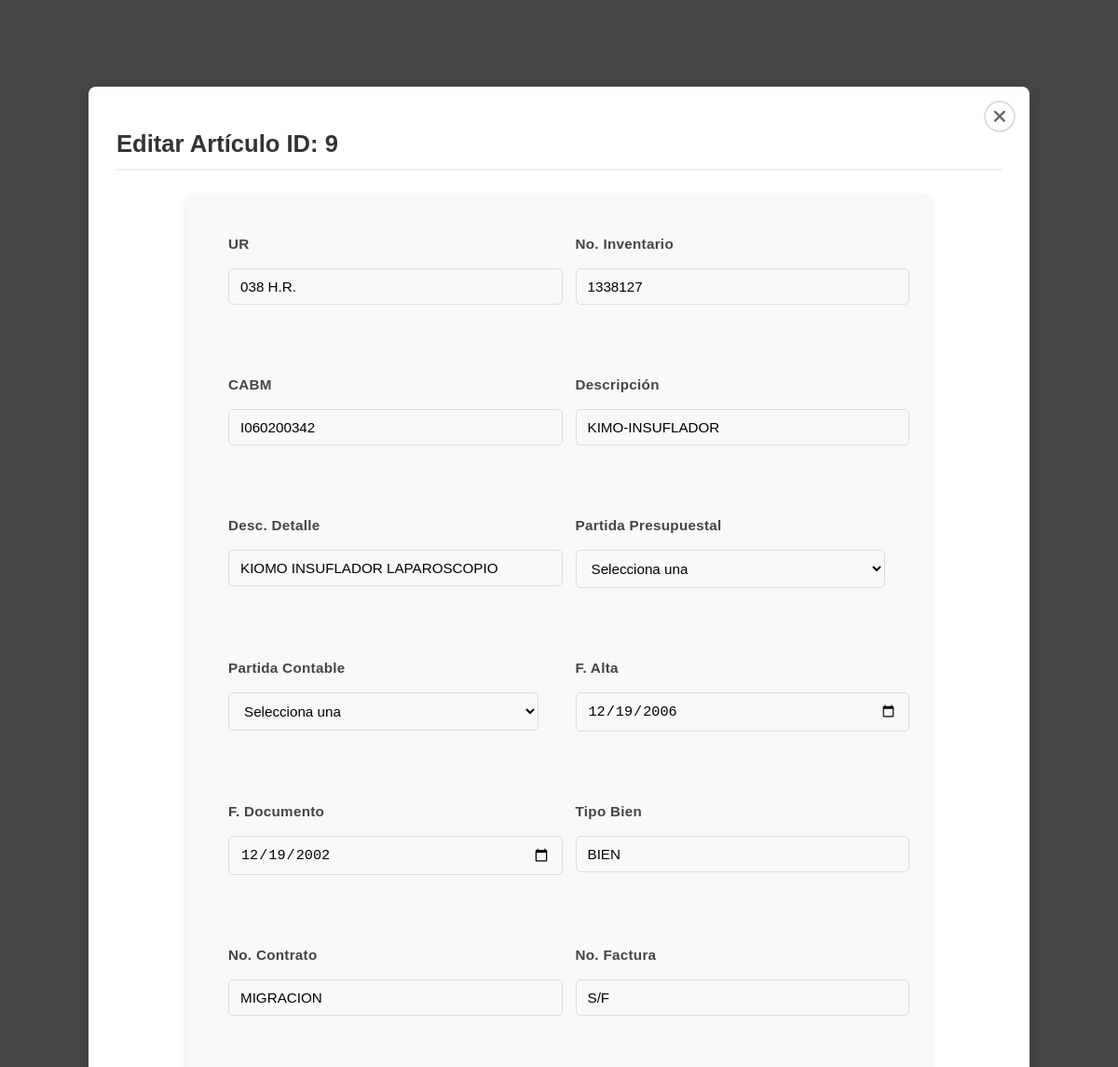
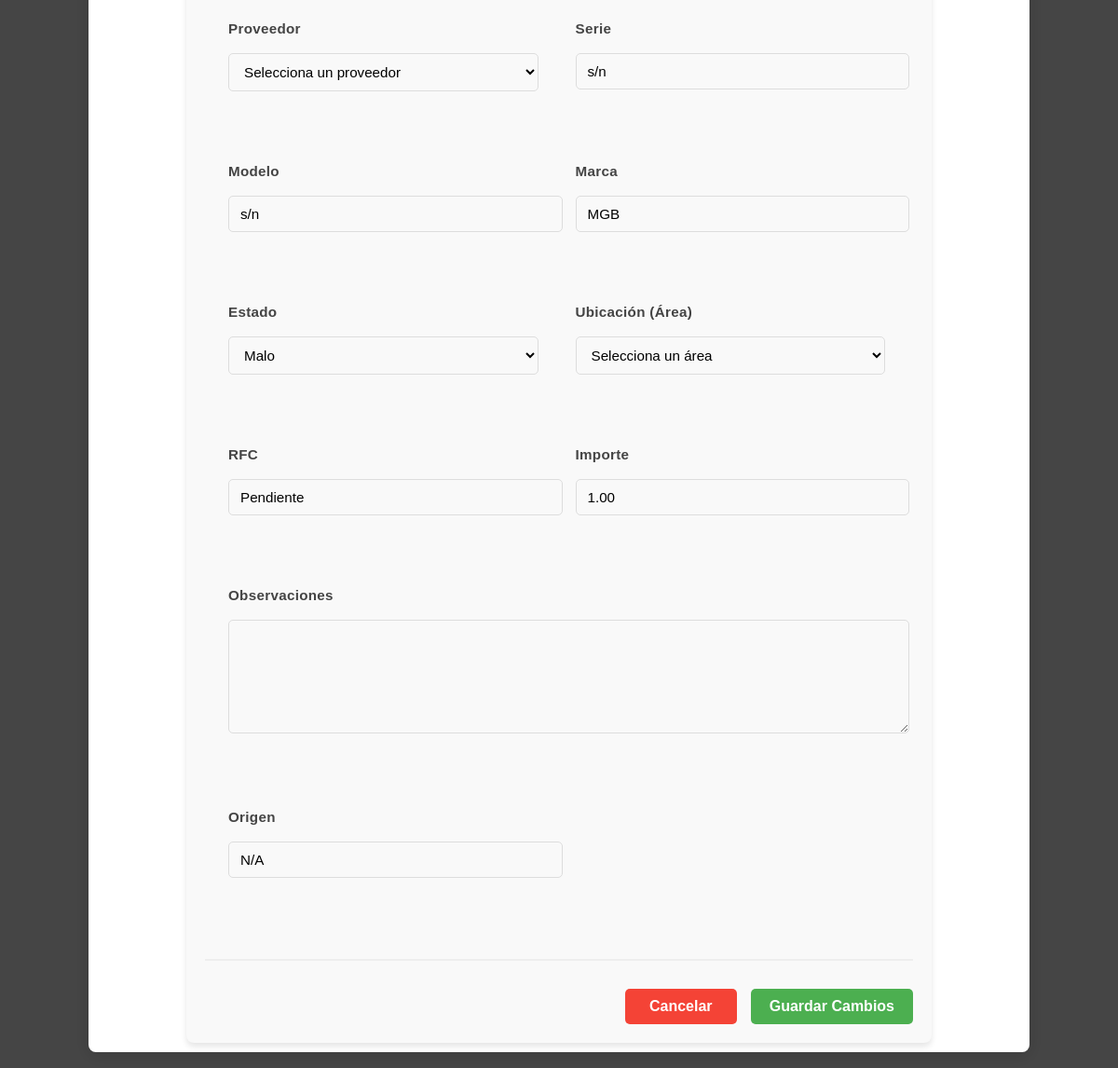
The page /Panel/actions/editarArticulo.php?id=9 on the database its author committed (2 pictures, top to bottom).
### tables this page shows
CREATE TABLE `articulos` (
  `id` int(11) NOT NULL,
  `ur` varchar(50) NOT NULL,
  `no_inventario` varchar(50) NOT NULL,
  `cabm` varchar(50) NOT NULL,
  `descripcion` varchar(255) NOT NULL,
  `descripcion_detalle` varchar(255) NOT NULL,
  `partida_presupuestal` varchar(50) NOT NULL,
  `partida_contable` varchar(50) NOT NULL,
  `fecha_alta` date NOT NULL,
  `fecha_documento` date NOT NULL,
  `tipo_bien` varchar(100) NOT NULL,
  `no_contrato` varchar(50) NOT NULL,
  `no_factura` varchar(50) NOT NULL,
  `proveedor` varchar(100) NOT NULL,
  `serie` varchar(50) DEFAULT NULL,
  `modelo` varchar(50) DEFAULT NULL,
  `marca` varchar(50) DEFAULT NULL,
  `estado_bien` enum('Bueno','Regular','Malo') NOT NULL,
  `ubicacion` varchar(100) NOT NULL,
  `rfc_responsable` varchar(20) NOT NULL,
  `importe` decimal(10,2) NOT NULL,
  `observaciones` text DEFAULT NULL,
  `origen` varchar(100) NOT NULL,
  `fecha_registro` timestamp NOT NULL DEFAULT current_timestamp()
);

### Panel/actions/editarArticulo.php (the view, shortened to what this page needs)
<?php
require_once __DIR__ . '/../../config/conexion.php';
$id = isset($_GET['id']) ? intval($_GET['id']) : 0;
$query = "SELECT * FROM articulos WHERE id = $id";
$result = mysqli_query($conectar, $query);
$articulo = mysqli_fetch_assoc($result);
?>
<!DOCTYPE html>
<html lang="es">
<head>
    <link rel="stylesheet" href="../../CSS/admin.css">
    <link rel="stylesheet" href="../../CSS/inventario.css">
    <link rel="stylesheet" href="../../CSS/modal.css">
    <link rel="stylesheet" href="https://cdnjs.cloudflare.com/ajax/libs/font-awesome/6.7.2/css/all.min.css">
</head>
<body>
    <div class="modal-overlay">
        <div class="modal-container">
            <span class="modal-close" onclick="window.location.href='../tablas/tablaArticulos.php'">
                <i class="fas fa-times"></i>
            </span>
            <h2 class="modal-title">Editar Artículo ID: <?= $articulo['id'] ?></h2>
            <form method="POST" action="">
                <div class="form-grid">
                    <div class="form-group"><label>UR</label><input type="text" name="ur" value="<?= $articulo['ur'] ?>" required></div>
                    <div class="form-group"><label>No. Inventario</label><input type="text" name="no_inventario" value="<?= $articulo['no_inventario'] ?>" required></div>
                    <div class="form-group"><label>CABM</label><input type="text" name="cabm" value="<?= $articulo['cabm'] ?>"></div>
                    <div class="form-group"><label>Descripción</label><input type="text" name="descripcion" value="<?= $articulo['descripcion'] ?>" required></div>
                    <div class="form-group"><label>Desc. Detalle</label><input type="text" name="descripcion_detalle" value="<?= $articulo['descripcion_detalle'] ?>"></div>
                    <div class="form-group">
                        <label>Partida Presupuestal</label>
                        <select name="partida_presupuestal" required>
                            <option value="">Selecciona una</option>
                        </select>
                    </div>
                    <div class="form-group">
                        <label>Partida Contable</label>
                        <select name="partida_contable" required>
                            <option value="">Selecciona una</option>
                        </select>
                    </div>
                    <div class="form-group"><label>F. Alta</label><input type="date" name="fecha_alta" value="<?= $articulo['fecha_alta'] ?>"></div>
                    <div class="form-group"><label>F. Documento</label><input type="date" name="fecha_documento" value="<?= $articulo['fecha_documento'] ?>"></div>
                    <div class="form-group"><label>Tipo Bien</label><input type="text" name="tipo_bien" value="<?= $articulo['tipo_bien'] ?>"></div>
                    <div class="form-group"><label>No. Contrato</label><input type="text" name="no_contrato" value="<?= $articulo['no_contrato'] ?>"></div>
                    <div class="form-group"><label>No. Factura</label><input type="text" name="no_factura" value="<?= $articulo['no_factura'] ?>"></div>
                    <div class="form-group">
                        <label>Proveedor</label>
                        <select name="proveedor_id" required>
                            <option value="">Selecciona un proveedor</option>
                        </select>
                    </div>
                    <div class="form-group"><label>Serie</label><input type="text" name="serie" value="<?= $articulo['serie'] ?>"></div>
                    <div class="form-group"><label>Modelo</label><input type="text" name="modelo" value="<?= $articulo['modelo'] ?>"></div>
                    <div class="form-group"><label>Marca</label><input type="text" name="marca" value="<?= $articulo['marca'] ?>"></div>
                    <div class="form-group">
                        <label>Estado</label>
                        <select name="estado_bien" required>
                            <option value="Malo" <?= $articulo['estado_bien'] == 'Malo' ? 'selected' : '' ?>>Malo</option>
                        </select>
                    </div>
                    <div class="form-group">
                        <label>Ubicación (Área)</label>
                        <select name="ubicacion" required>
                            <option value="">Selecciona un área</option>
                        </select>
                    </div>
                    <div class="form-group"><label>RFC</label><input type="text" name="rfc_responsable" value="<?= $articulo['rfc_responsable'] ?>"></div>
                    <div class="form-group"><label>Importe</label><input type="number" step="0.01" name="importe" value="<?= $articulo['importe'] ?>"></div>
                    <div class="form-group full-width"><label>Observaciones</label><textarea name="observaciones"><?= $articulo['observaciones'] ?></textarea></div>
                    <div class="form-group"><label>Origen</label><input type="text" name="origen" value="<?= $articulo['origen'] ?>"></div>
                </div>
                <div class="form-actions">
                    <button type="button" class="btn btn-cancel" onclick="window.location.href='../tablas/tablaArticulos.php'">Cancelar</button>
                    <button type="submit" class="btn btn-save">Guardar Cambios</button>
                </div>
            </form>
        </div>
    </div>
</body>
</html>

### CSS/admin.css (style rules this page uses)
html, body { height: 100%; margin: 0; padding: 0; font-family: Arial, sans-serif; background-color: #e7e7e7; display: flex; flex-direction: column; }

### CSS/inventario.css (style rules this page uses)
form { width: 80%; margin: 0 auto; padding: 20px; background-color: #f9f9f9; border-radius: 8px; box-shadow: 0 4px 6px rgba(0, 0, 0, 0.1); }
h2 { color: #333; font-size: 1.5rem; margin-bottom: 20px; }
label { font-size: 1rem; color: #333; display: block; margin-bottom: 8px; }
input, select, textarea { width: 100%; padding: 10px; margin-bottom: 15px; border: 1px solid #ccc; border-radius: 4px; font-size: 1rem; background-color: #fff; }
select { cursor: pointer; font-size: 1rem; }
textarea { width: 100%; padding: 10px; height: 43px; resize: vertical; border: 1px solid #ccc; border-radius: 4px; font-size: 1rem; background-color: #fff; }
input, select, textarea, button { margin-top: 10px; }
input, select { transition: all 0.3s ease; }

### CSS/modal.css (style rules this page uses)
.modal-overlay { position: fixed; top: 0; left: 0; right: 0; bottom: 0; background-color: rgba(0,0,0,0.7); display: flex; justify-content: center; align-items: center; z-index: 1000; }
.modal-container { background-color: white; padding: 25px 30px; border-radius: 8px; width: 85%; max-width: 950px; max-height: 90vh; overflow-y: auto; position: relative; box-shadow: 0 4px 20px rgba(0,0,0,0.15); }
.modal-close { position: absolute; top: 15px; right: 15px; font-size: 1.2rem; cursor: pointer; color: #666; background-color: white; width: 30px; height: 30px; border-radius: 50%; display: flex; justify-content: center; align-items: center; border: 2px solid #ddd; transition: all 0.3s ease; }
.modal-title { margin-bottom: 25px; color: #333; border-bottom: 2px solid #eee; padding-bottom: 12px; font-size: 1.6rem; font-weight: 600; }
.form-grid { display: grid; grid-template-columns: repeat(auto-fill, minmax(320px, 1fr)); gap: 40px; margin-bottom: 15px; padding: 25px; padding-right: 30px; }
.form-group { margin-bottom: 22px; }
.form-group label { display: block; margin-bottom: 8px; font-weight: 600; color: #444; font-size: 0.95rem; letter-spacing: 0.3px; }
.form-group input, .form-group select, .form-group textarea { width: 100%; padding: 10px 12px; border: 1px solid #ddd; border-radius: 5px; font-size: 0.95rem; transition: all 0.2s; background-color: #f9f9f9; }
.form-group textarea { min-height: 100px; resize: vertical; line-height: 1.5; }
.form-actions { display: flex; justify-content: flex-end; gap: 15px; margin-top: 25px; padding-top: 20px; border-top: 2px solid #eee; }
.btn { padding: 10px 20px; border: none; border-radius: 5px; cursor: pointer; font-weight: 600; font-size: 1rem; transition: all 0.2s; min-width: 120px; }
.btn-save { background-color: #4CAF50; color: white; }
.btn-cancel { background-color: #f44336; color: white; }
.full-width { grid-column: 1 / -1; }

### rows shown on the page
articulos: id "9", no_inventario "1338127", cabm "I060200342", descripcion "KIMO-INSUFLADOR", descripcion_detalle "KIOMO INSUFLADOR LAPAROSCOPIO", fecha_alta "12/19/2006", fecha_documento "12/19/2002", tipo_bien "BIEN", no_contrato "MIGRACION", no_factura "S/F", serie "s/n", modelo "s/n", marca "MGB", estado_bien "Malo", rfc_responsable "Pendiente", importe "1.00", origen "N/A"
